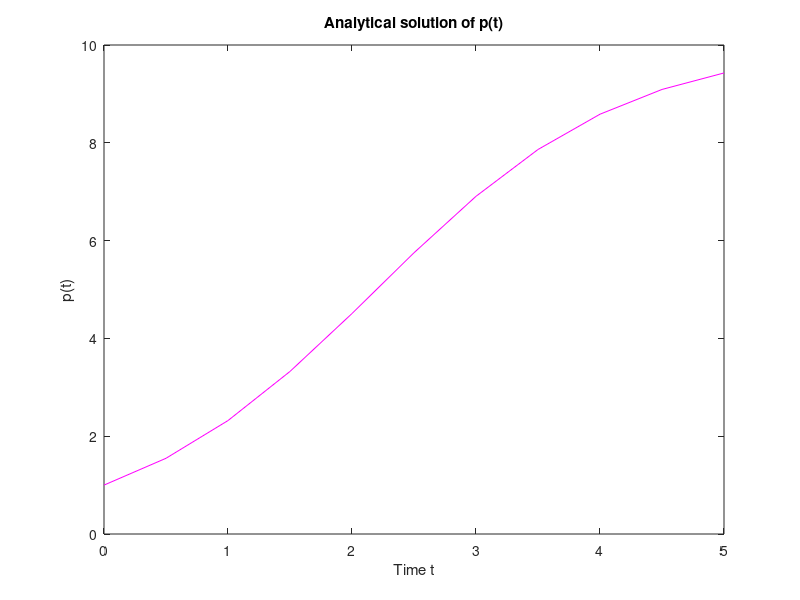

The MATLAB source for this figure: (Note: this script raises an error after producing the figure.)
%% Worksheet 1
% a) Use matlab to plot the function p(t) in a graph.
% Instantiate time vector
dt = [1,1/2,1/4,1/8];
t_end = 5;
t = 0:dt(2):t_end;
p = 10./(1+9.*exp(-t));

plot(t,p,'m-')
xlabel('Time t')
ylabel('p(t)')
title('Analytical solution of p(t)')

fprintf('Program paused. Proceed with Task c). Press enter to continue.\n\n');
pause;
%% b)
% see functions Euler.m, Heun.m, RungeKutta.m, (RKEuler.m)

%% c)
% Derivative function of p(t)
eq1 = @(p)(1-(p/10))*p;
y0 = 1;
% Instantiate error vectors
E_eul = zeros(1,length(dt));
E_heu = zeros(1,length(dt));
E_RK = zeros(1,length(dt));

% Color definition matrix for graphs
Color = {[1 1 0], [1 0 1], [0 1 1], [1 0 0], [0 1 0]};

% Euler
% all Euler aproximation values are calculated along with the error E_eul
for i=1:length(dt)
t = 0:dt(i):t_end;
p = 10./(1+9.*exp(-t));

y = Euler(eq1,y0,dt(i),t_end);
E_eul(i) = sqrt((dt(i)/5)*sum((y-p).^2));
plot(t,y,'Color',Color{i},'LineStyle','-')
hold on
end
fprintf(['The following vector shows the errors obtained for comparing '...
         'the euler approximation to the analytical sol. on different steps.\n']);
E_eul
plot(t,p,'Color',Color{length(dt)+1},'LineStyle','-')
xlabel('Time t')
legend(strcat('Euler with dt =',' ',num2str(dt(1))),...
       strcat('Euler with dt =',' ',num2str(dt(2))),...
       strcat('Euler with dt =',' ',num2str(dt(3))),...
       strcat('Euler with dt =',' ',num2str(dt(4))),...
       'Analytical Solution', 'Location','northwest')
title(['Comparison of Euler approximations with respect to time step ' ...
       'and analytical solution.'])
hold off
fprintf('Program paused. Press enter to continue.\n\n');
pause;

% Heun
% All Heun function approximations are calculated and plotted as well as
% approximation values E_heu
for i=1:length(dt)
t = 0:dt(i):t_end;
p = 10./(1+9.*exp(-t));

y = Heun(eq1,y0,dt(i),t_end);
E_heu(i) = sqrt((dt(i)/5)*sum((y-p).^2));
plot(t,y,'Color',Color{i},'LineStyle','-')
hold on
end
fprintf(['The following vector shows the errors obtained for comparing '...
         'the heun approximation to the analytical sol. on different steps.\n']);
E_heu
% Plot Configuration
plot(t,p,'Color',Color{length(dt)+1},'LineStyle','-')
xlabel('Time t')
legend(strcat('Heun with dt =',' ',num2str(dt(1))),...
       strcat('Heun with dt =',' ',num2str(dt(2))),...
       strcat('Heun with dt =',' ',num2str(dt(3))),...
       strcat('Heun with dt =',' ',num2str(dt(4))),...
       'Analytical Solution', 'Location','northwest')
title(['Comparison of Heun approximations with respect to time step ' ...
       'and analytical solution.'])
hold off
fprintf('Program paused. Press enter to continue.\n\n');
pause;

% Runge-Kutta
% All Runge-Kutta approximations for given values are calcluated and ploted
% along with error calculation E_RK
for i=1:length(dt)
t = 0:dt(i):t_end;
p = 10./(1+9.*exp(-t));

y = RungeKutta(eq1,y0,dt(i),t_end);
E_RK(i) = sqrt((dt(i)/5)*sum((y-p).^2));
plot(t,y,'Color',Color{i},'LineStyle','-')
hold on
end
fprintf(['The following vector shows the errors obtained for comparing '...
         'the RK4 approximation to the analytical sol. on different steps.\n']);
E_RK
% Plot Configuration
plot(t,p,'Color',Color{length(dt)+1},'LineStyle','-')
xlabel('Time t')
legend(strcat('Runge-Kutta with dt =',' ',num2str(dt(1))),...
       strcat('Runge-Kutta with dt =',' ',num2str(dt(2))),...
       strcat('Runge-Kutta with dt =',' ',num2str(dt(3))),...
       strcat('Runge-Kutta with dt =',' ',num2str(dt(4))),...
       'Analytical Solution', 'Location','northwest')
title(['Comparison of Runge-Kutta approximations with respect to ' ...
       'time step and analytical solution'])
hold off
fprintf('Program paused. Proceed with Task d). Press enter to continue.\n\n');
pause;

%% d)
% error reduction factor calculation for increase in frequency
factor_eul = zeros(1,length(dt)-1);
factor_heu = zeros(1,length(dt)-1);
factor_RK = zeros(1,length(dt)-1);


for i=1:length(factor_eul)
    factor_eul(i) = E_eul(i)/E_eul(i+1);
    factor_heu(i) = E_heu(i)/E_heu(i+1);
    factor_RK(i) = E_RK(i)/E_RK(i+1);
end

factor_eul
factor_heu
factor_RK

fprintf('Program paused. Proceed with Task e). Press enter to continue.\n\n');
pause;

%% e)
% error calculation compared to best possible approximation
% Vector initialization and equation definition
eq1 = @(p)(1-(p/10))*p;
y0 = 1;
E_eul = zeros(1,length(dt));
E_heu = zeros(1,length(dt));
E_RK = zeros(1,length(dt));

% Color definition matrix for graphs
Color = {[1 1 0], [1 0 1], [0 1 1], [1 0 0], [0 1 0]};

% Euler
stepsize = 1;
for i=length(dt):-1:1
    ct = 1; %counter for for-loop
    y = Euler(eq1,y0,dt(i),t_end);
    diff_vec = zeros(1,length(y));
    if i == length(dt)
        p = y; % init of the p comparitor vector for first repetition
        
        % p represents Euler with the highest time resolution
    end
    
    for j=1:stepsize:t_end/dt(length(dt))+1 % with different resolutions
                                            % come different vector
                                            % lengths. this for loop
                                            % matches correct values in the
                                            % various vectors
       
        diff_vec(ct) = p(j)-y(ct);  % subtract from best result current 
                                    % result for coresponding value
        

        ct = ct + 1;  % count on for y
        
    end
   
    E_eul(i) = sqrt((dt(i)/5)*sum((diff_vec).^2)); 
    % Final deviation calculation
    stepsize = stepsize * 2; % increases the step size for next itteration
end
fprintf(['The following vector shows the errors obtained for comparing '...
         'the euler approximation to the best Euler approx. on different steps.\n']);
E_eul
fprintf('Program paused. Press enter to continue with Heun.\n\n');
pause;

% Heun - see Euler for comments
stepsize = 1;
for i=length(dt):-1:1
    ct = 1;
    y = Heun(eq1,y0,dt(i),t_end);
    diff_vec = zeros(1,length(y));
    if i == length(dt)
        p = y;
    end
    for j=1:stepsize:t_end/dt(length(dt))+1
        diff_vec(ct) = p(j)-y(ct);
        ct = ct + 1;
    end
    E_heu(i) = sqrt((dt(i)/5)*sum((diff_vec).^2));
    stepsize = stepsize * 2;
end
fprintf(['The following vector shows the errors obtained for comparing '...
         'the Heun approximation to the best Heun approx. on different steps.\n']);

E_heu

fprintf('Program paused. Press enter to continue Runge-Kutta.\n\n');
pause;

% Runge-Kutta  - see Euler for comments
stepsize = 1;
for i=length(dt):-1:1
    ct = 1;
    y = RungeKutta(eq1,y0,dt(i),t_end);
    diff_vec = zeros(1,length(y));
    if i == length(dt)
        p = y;
    end
    for j=1:stepsize:t_end/dt(length(dt))+1
        diff_vec(ct) = p(j)-y(ct);
        ct = ct + 1;
    end
    E_RK(i) = sqrt((dt(i)/5)*sum((diff_vec).^2));
    stepsize = stepsize * 2;
end
fprintf(['The following vector shows the errors obtained for comparing '...
         'the RK4 approximation to the best RK4 approx. on different steps.\n']);
E_RK

fprintf('Program paused. Press enter to continue.\n\n');
pause;
